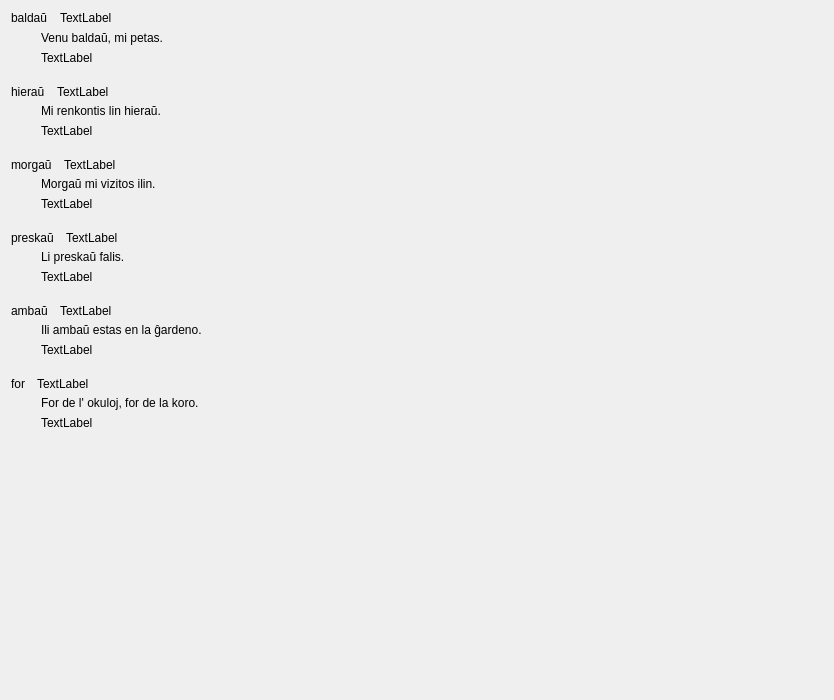
         <widget class="QWidget" name="scrollAreaWidgetContents_2">
          <property name="geometry">
           <rect>
            <x>0</x>
            <y>0</y>
            <width>834</width>
            <height>700</height>
           </rect>
          </property>
          <layout class="QVBoxLayout" name="verticalLayout_58">
           <property name="spacing">
            <number>20</number>
           </property>
           <item>
            <layout class="QVBoxLayout" name="verticalLayout_14">
             <property name="spacing">
              <number>6</number>
             </property>
             <item>
              <layout class="QHBoxLayout" name="horizontalLayout_12">
               <property name="spacing">
                <number>12</number>
               </property>
               <item>
                <widget class="neklakebla_nova" name="Lec11_Button720">
                 <property name="sizePolicy">
                  <sizepolicy hsizetype="Preferred" vsizetype="Preferred">
                   <horstretch>0</horstretch>
                   <verstretch>0</verstretch>
                  </sizepolicy>
                 </property>
                 <property name="text">
                  <string>baldaŭ</string>
                 </property>
                 <property name="wordWrap">
                  <bool>true</bool>
                 </property>
                </widget>
               </item>
               <item>
                <widget class="QLabel" name="Lec11_Label814">
                 <property name="sizePolicy">
                  <sizepolicy hsizetype="Expanding" vsizetype="Preferred">
                   <horstretch>0</horstretch>
                   <verstretch>0</verstretch>
                  </sizepolicy>
                 </property>
                 <property name="text">
                  <string>TextLabel</string>
                 </property>
                 <property name="wordWrap">
                  <bool>true</bool>
                 </property>
                </widget>
               </item>
              </layout>
             </item>
             <item>
              <layout class="QHBoxLayout" name="horizontalLayout_5">
               <item>
                <spacer name="horizontalSpacer_5">
                 <property name="orientation">
                  <enum>Qt::Horizontal</enum>
                 </property>
                 <property name="sizeType">
                  <enum>QSizePolicy::Fixed</enum>
                 </property>
                 <property name="sizeHint" stdset="0">
                  <size>
                   <width>30</width>
                   <height>10</height>
                  </size>
                 </property>
                </spacer>
               </item>
               <item>
                <layout class="QVBoxLayout" name="verticalLayout_8">
                 <property name="spacing">
                  <number>6</number>
                 </property>
                 <item>
                  <widget class="neklakebla_nova" name="pushButton_12">
                   <property name="sizePolicy">
                    <sizepolicy hsizetype="Preferred" vsizetype="Preferred">
                     <horstretch>0</horstretch>
                     <verstretch>0</verstretch>
                    </sizepolicy>
                   </property>
                   <property name="text">
                    <string>Venu baldaŭ, mi petas.</string>
                   </property>
                   <property name="wordWrap">
                    <bool>true</bool>
                   </property>
                  </widget>
                 </item>
                 <item>
                  <widget class="QLabel" name="Lec11_Label816">
                   <property name="text">
                    <string>TextLabel</string>
                   </property>
                   <property name="wordWrap">
                    <bool>true</bool>
                   </property>
                  </widget>
                 </item>
                </layout>
               </item>
              </layout>
             </item>
            </layout>
           </item>
           <item>
            <layout class="QVBoxLayout" name="verticalLayout_53">
             <property name="spacing">
              <number>5</number>
             </property>
             <item>
              <layout class="QHBoxLayout" name="horizontalLayout_14">
               <property name="spacing">
                <number>12</number>
               </property>
               <item>
                <widget class="neklakebla_nova" name="Lec11_Button722">
                 <property name="sizePolicy">
                  <sizepolicy hsizetype="Preferred" vsizetype="Preferred">
                   <horstretch>0</horstretch>
                   <verstretch>0</verstretch>
                  </sizepolicy>
                 </property>
                 <property name="text">
                  <string>hieraŭ</string>
                 </property>
                 <property name="wordWrap">
                  <bool>true</bool>
                 </property>
                </widget>
               </item>
               <item>
                <widget class="QLabel" name="Lec11_Label815">
                 <property name="sizePolicy">
                  <sizepolicy hsizetype="Expanding" vsizetype="Preferred">
                   <horstretch>0</horstretch>
                   <verstretch>0</verstretch>
                  </sizepolicy>
                 </property>
                 <property name="text">
                  <string>TextLabel</string>
                 </property>
                 <property name="wordWrap">
                  <bool>true</bool>
                 </property>
                </widget>
               </item>
              </layout>
             </item>
             <item>
              <layout class="QHBoxLayout" name="horizontalLayout_6">
               <item>
                <spacer name="horizontalSpacer_6">
                 <property name="orientation">
                  <enum>Qt::Horizontal</enum>
                 </property>
                 <property name="sizeType">
                  <enum>QSizePolicy::Fixed</enum>
                 </property>
                 <property name="sizeHint" stdset="0">
                  <size>
                   <width>30</width>
                   <height>10</height>
                  </size>
                 </property>
                </spacer>
               </item>
               <item>
                <layout class="QVBoxLayout" name="verticalLayout_9">
                 <property name="spacing">
                  <number>6</number>
                 </property>
                 <item>
                  <widget class="neklakebla_nova" name="pushButton_14">
                   <property name="sizePolicy">
                    <sizepolicy hsizetype="Preferred" vsizetype="Preferred">
                     <horstretch>0</horstretch>
                     <verstretch>0</verstretch>
                    </sizepolicy>
                   </property>
                   <property name="text">
                    <string>Mi renkontis lin hieraŭ.</string>
                   </property>
                   <property name="wordWrap">
                    <bool>true</bool>
                   </property>
                  </widget>
                 </item>
                 <item>
                  <widget class="QLabel" name="Lec11_Label817">
                   <property name="text">
                    <string>TextLabel</string>
                   </property>
                   <property name="wordWrap">
                    <bool>true</bool>
                   </property>
                  </widget>
                 </item>
                </layout>
               </item>
              </layout>
             </item>
            </layout>
           </item>
           <item>
            <layout class="QVBoxLayout" name="verticalLayout_54">
             <property name="spacing">
              <number>5</number>
             </property>
             <item>
              <layout class="QHBoxLayout" name="horizontalLayout_16">
               <property name="spacing">
                <number>12</number>
               </property>
               <item>
                <widget class="neklakebla_nova" name="Lec11_Button726">
                 <property name="sizePolicy">
                  <sizepolicy hsizetype="Preferred" vsizetype="Preferred">
                   <horstretch>0</horstretch>
                   <verstretch>0</verstretch>
                  </sizepolicy>
                 </property>
                 <property name="text">
                  <string>morgaŭ</string>
                 </property>
                 <property name="wordWrap">
                  <bool>true</bool>
                 </property>
                </widget>
               </item>
               <item>
                <widget class="QLabel" name="Lec11_Label820">
                 <property name="sizePolicy">
                  <sizepolicy hsizetype="Expanding" vsizetype="Preferred">
                   <horstretch>0</horstretch>
                   <verstretch>0</verstretch>
                  </sizepolicy>
                 </property>
                 <property name="text">
                  <string>TextLabel</string>
                 </property>
                 <property name="wordWrap">
                  <bool>true</bool>
                 </property>
                </widget>
               </item>
              </layout>
             </item>
             <item>
              <layout class="QHBoxLayout" name="horizontalLayout_7">
               <item>
                <spacer name="horizontalSpacer_7">
                 <property name="orientation">
                  <enum>Qt::Horizontal</enum>
                 </property>
                 <property name="sizeType">
                  <enum>QSizePolicy::Fixed</enum>
                 </property>
                 <property name="sizeHint" stdset="0">
                  <size>
                   <width>30</width>
                   <height>10</height>
                  </size>
                 </property>
                </spacer>
               </item>
               <item>
                <layout class="QVBoxLayout" name="verticalLayout_10">
                 <property name="spacing">
                  <number>6</number>
                 </property>
                 <item>
                  <widget class="neklakebla_nova" name="pushButton_16">
                   <property name="sizePolicy">
                    <sizepolicy hsizetype="Preferred" vsizetype="Preferred">
                     <horstretch>0</horstretch>
                     <verstretch>0</verstretch>
                    </sizepolicy>
                   </property>
                   <property name="text">
                    <string>Morgaŭ mi vizitos ilin.</string>
                   </property>
                   <property name="wordWrap">
                    <bool>true</bool>
                   </property>
                  </widget>
                 </item>
                 <item>
                  <widget class="QLabel" name="Lec11_Label821">
                   <property name="text">
                    <string>TextLabel</string>
                   </property>
                   <property name="wordWrap">
                    <bool>true</bool>
                   </property>
                  </widget>
                 </item>
                </layout>
               </item>
              </layout>
             </item>
            </layout>
           </item>
           <item>
            <layout class="QVBoxLayout" name="verticalLayout_55">
             <property name="spacing">
              <number>5</number>
             </property>
             <item>
              <layout class="QHBoxLayout" name="horizontalLayout_18">
               <property name="spacing">
                <number>12</number>
               </property>
               <item>
                <widget class="neklakebla_nova" name="Lec11_Button729">
                 <property name="sizePolicy">
                  <sizepolicy hsizetype="Preferred" vsizetype="Preferred">
                   <horstretch>0</horstretch>
                   <verstretch>0</verstretch>
                  </sizepolicy>
                 </property>
                 <property name="text">
                  <string>preskaŭ</string>
                 </property>
                 <property name="wordWrap">
                  <bool>true</bool>
                 </property>
                </widget>
               </item>
               <item>
                <widget class="QLabel" name="Lec11_Label823">
                 <property name="sizePolicy">
                  <sizepolicy hsizetype="Expanding" vsizetype="Preferred">
                   <horstretch>0</horstretch>
                   <verstretch>0</verstretch>
                  </sizepolicy>
                 </property>
                 <property name="text">
                  <string>TextLabel</string>
                 </property>
                 <property name="wordWrap">
                  <bool>true</bool>
                 </property>
                </widget>
               </item>
              </layout>
             </item>
             <item>
              <layout class="QHBoxLayout" name="horizontalLayout_13">
               <item>
                <spacer name="horizontalSpacer_8">
                 <property name="orientation">
                  <enum>Qt::Horizontal</enum>
                 </property>
                 <property name="sizeType">
                  <enum>QSizePolicy::Fixed</enum>
                 </property>
                 <property name="sizeHint" stdset="0">
                  <size>
                   <width>30</width>
                   <height>10</height>
                  </size>
                 </property>
                </spacer>
               </item>
               <item>
                <layout class="QVBoxLayout" name="verticalLayout_11">
                 <property name="spacing">
                  <number>6</number>
                 </property>
                 <item>
                  <widget class="neklakebla_nova" name="pushButton_18">
                   <property name="sizePolicy">
                    <sizepolicy hsizetype="Preferred" vsizetype="Preferred">
                     <horstretch>0</horstretch>
                     <verstretch>0</verstretch>
                    </sizepolicy>
                   </property>
                   <property name="text">
                    <string>Li preskaŭ falis.</string>
                   </property>
                   <property name="wordWrap">
                    <bool>true</bool>
                   </property>
                  </widget>
                 </item>
                 <item>
                  <widget class="QLabel" name="Lec11_Label824">
                   <property name="text">
                    <string>TextLabel</string>
                   </property>
                   <property name="wordWrap">
                    <bool>true</bool>
                   </property>
                  </widget>
                 </item>
                </layout>
               </item>
              </layout>
             </item>
            </layout>
           </item>
           <item>
            <layout class="QVBoxLayout" name="verticalLayout_56">
             <property name="spacing">
              <number>5</number>
             </property>
             <item>
              <layout class="QHBoxLayout" name="horizontalLayout_20">
               <property name="spacing">
                <number>12</number>
               </property>
               <item>
                <widget class="neklakebla_nova" name="Lec11_Button731">
                 <property name="sizePolicy">
                  <sizepolicy hsizetype="Preferred" vsizetype="Preferred">
                   <horstretch>0</horstretch>
                   <verstretch>0</verstretch>
                  </sizepolicy>
                 </property>
                 <property name="text">
                  <string>ambaŭ</string>
                 </property>
                 <property name="wordWrap">
                  <bool>true</bool>
                 </property>
                </widget>
               </item>
               <item>
                <widget class="QLabel" name="Lec11_Label825">
                 <property name="sizePolicy">
                  <sizepolicy hsizetype="Expanding" vsizetype="Preferred">
                   <horstretch>0</horstretch>
                   <verstretch>0</verstretch>
                  </sizepolicy>
                 </property>
                 <property name="text">
                  <string>TextLabel</string>
                 </property>
                 <property name="wordWrap">
                  <bool>true</bool>
                 </property>
                </widget>
               </item>
              </layout>
             </item>
             <item>
              <layout class="QHBoxLayout" name="horizontalLayout_15">
               <item>
                <spacer name="horizontalSpacer_9">
                 <property name="orientation">
                  <enum>Qt::Horizontal</enum>
                 </property>
                 <property name="sizeType">
                  <enum>QSizePolicy::Fixed</enum>
                 </property>
                 <property name="sizeHint" stdset="0">
                  <size>
                   <width>30</width>
                   <height>10</height>
                  </size>
                 </property>
                </spacer>
               </item>
               <item>
                <layout class="QVBoxLayout" name="verticalLayout_12">
                 <property name="spacing">
                  <number>6</number>
                 </property>
                 <item>
                  <widget class="neklakebla_nova" name="pushButton_20">
                   <property name="sizePolicy">
                    <sizepolicy hsizetype="Preferred" vsizetype="Preferred">
                     <horstretch>0</horstretch>
                     <verstretch>0</verstretch>
                    </sizepolicy>
                   </property>
                   <property name="text">
                    <string>Ili ambaŭ estas en la ĝardeno.</string>
                   </property>
                   <property name="wordWrap">
                    <bool>true</bool>
                   </property>
                  </widget>
                 </item>
                 <item>
                  <widget class="QLabel" name="Lec11_Label818">
                   <property name="text">
                    <string>TextLabel</string>
                   </property>
                   <property name="wordWrap">
                    <bool>true</bool>
                   </property>
                  </widget>
                 </item>
                </layout>
               </item>
              </layout>
             </item>
            </layout>
           </item>
           <item>
            <layout class="QVBoxLayout" name="verticalLayout_57">
             <property name="spacing">
              <number>5</number>
             </property>
             <item>
              <layout class="QHBoxLayout" name="horizontalLayout_22">
               <property name="spacing">
                <number>12</number>
               </property>
               <item>
                <widget class="neklakebla_nova" name="Lec11_Button725">
                 <property name="sizePolicy">
                  <sizepolicy hsizetype="Preferred" vsizetype="Preferred">
                   <horstretch>0</horstretch>
                   <verstretch>0</verstretch>
                  </sizepolicy>
                 </property>
                 <property name="text">
                  <string>for</string>
                 </property>
                 <property name="wordWrap">
                  <bool>true</bool>
                 </property>
                </widget>
               </item>
               <item>
                <widget class="QLabel" name="Lec11_Label819">
                 <property name="sizePolicy">
                  <sizepolicy hsizetype="Expanding" vsizetype="Preferred">
                   <horstretch>0</horstretch>
                   <verstretch>0</verstretch>
                  </sizepolicy>
                 </property>
                 <property name="text">
                  <string>TextLabel</string>
                 </property>
                 <property name="wordWrap">
                  <bool>true</bool>
                 </property>
                </widget>
               </item>
              </layout>
             </item>
             <item>
              <layout class="QHBoxLayout" name="horizontalLayout_17">
               <item>
                <spacer name="horizontalSpacer_10">
                 <property name="orientation">
                  <enum>Qt::Horizontal</enum>
                 </property>
                 <property name="sizeType">
                  <enum>QSizePolicy::Fixed</enum>
                 </property>
                 <property name="sizeHint" stdset="0">
                  <size>
                   <width>30</width>
                   <height>10</height>
                  </size>
                 </property>
                </spacer>
               </item>
               <item>
                <layout class="QVBoxLayout" name="verticalLayout_13">
                 <property name="spacing">
                  <number>6</number>
                 </property>
                 <item>
                  <widget class="neklakebla_nova" name="pushButton_22">
                   <property name="sizePolicy">
                    <sizepolicy hsizetype="Preferred" vsizetype="Preferred">
                     <horstretch>0</horstretch>
                     <verstretch>0</verstretch>
                    </sizepolicy>
                   </property>
                   <property name="text">
                    <string>For de l' okuloj, for de la koro.</string>
                   </property>
                   <property name="wordWrap">
                    <bool>true</bool>
                   </property>
                  </widget>
                 </item>
                 <item>
                  <widget class="QLabel" name="Lec11_Label822">
                   <property name="text">
                    <string>TextLabel</string>
                   </property>
                   <property name="wordWrap">
                    <bool>true</bool>
                   </property>
                  </widget>
                 </item>
                </layout>
               </item>
              </layout>
             </item>
            </layout>
           </item>
           <item>
            <spacer name="verticalSpacer_3">
             <property name="orientation">
              <enum>Qt::Vertical</enum>
             </property>
             <property name="sizeHint" stdset="0">
              <size>
               <width>20</width>
               <height>40</height>
              </size>
             </property>
            </spacer>
           </item>
          </layout>
         </widget>
